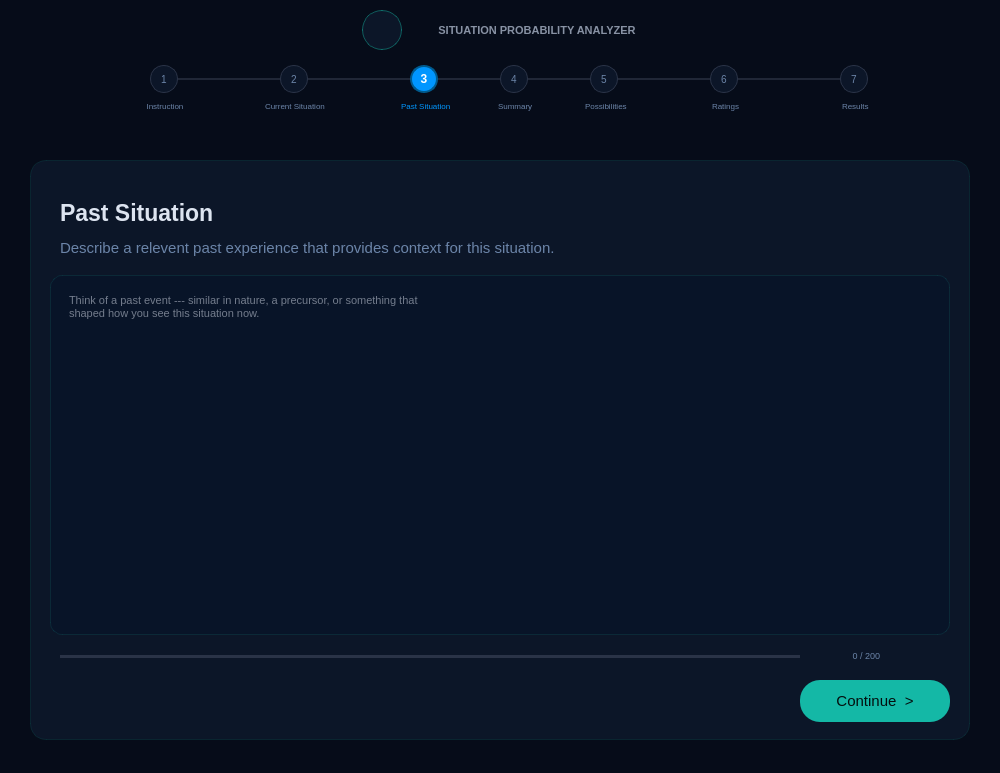
<?xml version="1.0" encoding="UTF-8"?>
<ui version="4.0">
 <class>MainWindow</class>
 <widget class="QMainWindow" name="MainWindow">
  <property name="geometry">
   <rect>
    <x>0</x>
    <y>0</y>
    <width>1000</width>
    <height>773</height>
   </rect>
  </property>
  <property name="windowTitle">
   <string>MainWindow</string>
  </property>
  <property name="styleSheet">
   <string notr="true">background-color: rgb(6, 12, 25);</string>
  </property>
  <widget class="QWidget" name="centralwidget">
   <widget class="QLabel" name="title">
    <property name="geometry">
     <rect>
      <x>412</x>
      <y>18</y>
      <width>250</width>
      <height>25</height>
     </rect>
    </property>
    <property name="styleSheet">
     <string notr="true">color: #8892a4; 
font-size: 11px;
 font-weight: bold; 
background: transparent;</string>
    </property>
    <property name="text">
     <string>SITUATION PROBABILITY ANALYZER</string>
    </property>
    <property name="alignment">
     <set>Qt::AlignCenter</set>
    </property>
   </widget>
   <widget class="QLabel" name="icon">
    <property name="geometry">
     <rect>
      <x>362</x>
      <y>10</y>
      <width>40</width>
      <height>40</height>
     </rect>
    </property>
    <property name="styleSheet">
     <string notr="true">background-color: #0c1628; 
border-radius: 20px; 
border: 1px solid rgba(20,184,166,0.45); 
font-size: 18px;
    </string>
    </property>
    <property name="text">
     <string/>
    </property>
    <property name="pixmap">
     <pixmap>brain-removebg-preview.png</pixmap>
    </property>
    <property name="scaledContents">
     <bool>true</bool>
    </property>
    <property name="alignment">
     <set>Qt::AlignCenter</set>
    </property>
    <property name="wordWrap">
     <bool>false</bool>
    </property>
   </widget>
   <widget class="QLabel" name="step1">
    <property name="geometry">
     <rect>
      <x>150</x>
      <y>65</y>
      <width>28</width>
      <height>28</height>
     </rect>
    </property>
    <property name="styleSheet">
     <string notr="true">background-color: #0c1628; 
color: #6b84a8; 
border-radius: 14px; 
border: 1px solid #2a3347; 
font-size: 10px;
</string>
    </property>
    <property name="text">
     <string>1</string>
    </property>
    <property name="alignment">
     <set>Qt::AlignCenter</set>
    </property>
   </widget>
   <widget class="QLabel" name="step2">
    <property name="geometry">
     <rect>
      <x>280</x>
      <y>65</y>
      <width>28</width>
      <height>28</height>
     </rect>
    </property>
    <property name="styleSheet">
     <string notr="true">background-color: #0c1628; 
color: #6b84a8; 
border-radius: 14px; 
border: 1px solid #2a3347; 
font-size: 10px;
</string>
    </property>
    <property name="text">
     <string>2</string>
    </property>
    <property name="alignment">
     <set>Qt::AlignCenter</set>
    </property>
   </widget>
   <widget class="QLabel" name="step3">
    <property name="geometry">
     <rect>
      <x>410</x>
      <y>65</y>
      <width>28</width>
      <height>28</height>
     </rect>
    </property>
    <property name="styleSheet">
     <string notr="true">background-color: #0096FF; 
color: white;              
border-radius: 14px;     
border: 1.5px solid #005A8D;
font-weight: bold;
font: 75 11pt &quot;MS Shell Dlg 2&quot;;
</string>
    </property>
    <property name="text">
     <string>3</string>
    </property>
    <property name="alignment">
     <set>Qt::AlignCenter</set>
    </property>
   </widget>
   <widget class="QLabel" name="step4">
    <property name="geometry">
     <rect>
      <x>500</x>
      <y>65</y>
      <width>28</width>
      <height>28</height>
     </rect>
    </property>
    <property name="styleSheet">
     <string notr="true">background-color: #0c1628; 
color: #6b84a8; 
border-radius: 14px; 
border: 1px solid #2a3347; 
font-size: 10px;</string>
    </property>
    <property name="text">
     <string>4</string>
    </property>
    <property name="alignment">
     <set>Qt::AlignCenter</set>
    </property>
   </widget>
   <widget class="QLabel" name="step5">
    <property name="geometry">
     <rect>
      <x>590</x>
      <y>65</y>
      <width>28</width>
      <height>28</height>
     </rect>
    </property>
    <property name="styleSheet">
     <string notr="true">background-color: #0c1628; 
color: #6b84a8; 
border-radius: 14px; 
border: 1px solid #2a3347; 
font-size: 10px;</string>
    </property>
    <property name="text">
     <string>5</string>
    </property>
    <property name="alignment">
     <set>Qt::AlignCenter</set>
    </property>
   </widget>
   <widget class="QLabel" name="step6">
    <property name="geometry">
     <rect>
      <x>710</x>
      <y>65</y>
      <width>28</width>
      <height>28</height>
     </rect>
    </property>
    <property name="styleSheet">
     <string notr="true">background-color: #0c1628; 
color: #6b84a8; 
border-radius: 14px; 
border: 1px solid #2a3347; 
font-size: 10px;</string>
    </property>
    <property name="text">
     <string>6</string>
    </property>
    <property name="alignment">
     <set>Qt::AlignCenter</set>
    </property>
   </widget>
   <widget class="QLabel" name="step7">
    <property name="geometry">
     <rect>
      <x>840</x>
      <y>65</y>
      <width>28</width>
      <height>28</height>
     </rect>
    </property>
    <property name="styleSheet">
     <string notr="true">background-color: #0c1628; 
color: #6b84a8; 
border-radius: 14px; 
border: 1px solid #2a3347; 
font-size: 10px;</string>
    </property>
    <property name="text">
     <string>7</string>
    </property>
    <property name="alignment">
     <set>Qt::AlignCenter</set>
    </property>
   </widget>
   <widget class="QFrame" name="frame">
    <property name="geometry">
     <rect>
      <x>178</x>
      <y>78</y>
      <width>102</width>
      <height>2</height>
     </rect>
    </property>
    <property name="styleSheet">
     <string notr="true">background-color: #2a3347;</string>
    </property>
    <property name="frameShape">
     <enum>QFrame::StyledPanel</enum>
    </property>
    <property name="frameShadow">
     <enum>QFrame::Raised</enum>
    </property>
   </widget>
   <widget class="QFrame" name="frame_2">
    <property name="geometry">
     <rect>
      <x>308</x>
      <y>78</y>
      <width>102</width>
      <height>2</height>
     </rect>
    </property>
    <property name="styleSheet">
     <string notr="true">background-color: #2a3347;</string>
    </property>
    <property name="frameShape">
     <enum>QFrame::StyledPanel</enum>
    </property>
    <property name="frameShadow">
     <enum>QFrame::Raised</enum>
    </property>
   </widget>
   <widget class="QFrame" name="frame_3">
    <property name="geometry">
     <rect>
      <x>438</x>
      <y>78</y>
      <width>62</width>
      <height>2</height>
     </rect>
    </property>
    <property name="styleSheet">
     <string notr="true">background-color: #2a3347;</string>
    </property>
    <property name="frameShape">
     <enum>QFrame::StyledPanel</enum>
    </property>
    <property name="frameShadow">
     <enum>QFrame::Raised</enum>
    </property>
   </widget>
   <widget class="QFrame" name="frame_4">
    <property name="geometry">
     <rect>
      <x>528</x>
      <y>78</y>
      <width>62</width>
      <height>2</height>
     </rect>
    </property>
    <property name="styleSheet">
     <string notr="true">background-color: #2a3347;</string>
    </property>
    <property name="frameShape">
     <enum>QFrame::StyledPanel</enum>
    </property>
    <property name="frameShadow">
     <enum>QFrame::Raised</enum>
    </property>
   </widget>
   <widget class="QFrame" name="frame_5">
    <property name="geometry">
     <rect>
      <x>618</x>
      <y>78</y>
      <width>92</width>
      <height>2</height>
     </rect>
    </property>
    <property name="styleSheet">
     <string notr="true">background-color: #2a3347;</string>
    </property>
    <property name="frameShape">
     <enum>QFrame::StyledPanel</enum>
    </property>
    <property name="frameShadow">
     <enum>QFrame::Raised</enum>
    </property>
   </widget>
   <widget class="QFrame" name="frame_6">
    <property name="geometry">
     <rect>
      <x>738</x>
      <y>78</y>
      <width>102</width>
      <height>2</height>
     </rect>
    </property>
    <property name="styleSheet">
     <string notr="true">background-color: #2a3347;</string>
    </property>
    <property name="frameShape">
     <enum>QFrame::StyledPanel</enum>
    </property>
    <property name="frameShadow">
     <enum>QFrame::Raised</enum>
    </property>
   </widget>
   <widget class="QLabel" name="label">
    <property name="geometry">
     <rect>
      <x>125</x>
      <y>96</y>
      <width>80</width>
      <height>20</height>
     </rect>
    </property>
    <property name="styleSheet">
     <string notr="true">color: #6b84a8; 
font-size: 8px; 
background: transparent;</string>
    </property>
    <property name="text">
     <string>Instruction</string>
    </property>
    <property name="alignment">
     <set>Qt::AlignCenter</set>
    </property>
   </widget>
   <widget class="QLabel" name="label_2">
    <property name="geometry">
     <rect>
      <x>265</x>
      <y>96</y>
      <width>80</width>
      <height>20</height>
     </rect>
    </property>
    <property name="styleSheet">
     <string notr="true">color: #6b84a8; 
font-size: 8px; 
background: transparent;</string>
    </property>
    <property name="text">
     <string>Current Situation</string>
    </property>
   </widget>
   <widget class="QLabel" name="label_3">
    <property name="geometry">
     <rect>
      <x>401</x>
      <y>96</y>
      <width>80</width>
      <height>20</height>
     </rect>
    </property>
    <property name="styleSheet">
     <string notr="true">color: #0096FF; font-size: 8px; background: transparent;</string>
    </property>
    <property name="text">
     <string>Past Situation</string>
    </property>
   </widget>
   <widget class="QLabel" name="label_4">
    <property name="geometry">
     <rect>
      <x>498</x>
      <y>96</y>
      <width>80</width>
      <height>20</height>
     </rect>
    </property>
    <property name="styleSheet">
     <string notr="true">color: #6b84a8; font-size: 8px; background: transparent;</string>
    </property>
    <property name="text">
     <string>Summary</string>
    </property>
   </widget>
   <widget class="QLabel" name="label_5">
    <property name="geometry">
     <rect>
      <x>585</x>
      <y>96</y>
      <width>80</width>
      <height>20</height>
     </rect>
    </property>
    <property name="styleSheet">
     <string notr="true">color: #6b84a8; font-size: 8px; background: transparent;</string>
    </property>
    <property name="text">
     <string>Possibilities</string>
    </property>
   </widget>
   <widget class="QLabel" name="label_6">
    <property name="geometry">
     <rect>
      <x>712</x>
      <y>96</y>
      <width>80</width>
      <height>20</height>
     </rect>
    </property>
    <property name="styleSheet">
     <string notr="true">color: #6b84a8; font-size: 8px; background: transparent;</string>
    </property>
    <property name="text">
     <string>Ratings</string>
    </property>
   </widget>
   <widget class="QLabel" name="label_7">
    <property name="geometry">
     <rect>
      <x>842</x>
      <y>96</y>
      <width>80</width>
      <height>20</height>
     </rect>
    </property>
    <property name="styleSheet">
     <string notr="true">color: #6b84a8; font-size: 8px; background: transparent;</string>
    </property>
    <property name="text">
     <string>Results</string>
    </property>
   </widget>
   <widget class="QPushButton" name="pushButton">
    <property name="geometry">
     <rect>
      <x>720</x>
      <y>600</y>
      <width>160</width>
      <height>42</height>
     </rect>
    </property>
    <property name="styleSheet">
     <string notr="true">background-color: #14b8a6; 
color: #030f0e; 
border-radius: 20px; 
font-size: 12px; 
</string>
    </property>
    <property name="text">
     <string>I Understand  &gt;</string>
    </property>
   </widget>
   <widget class="QFrame" name="frame_7">
    <property name="geometry">
     <rect>
      <x>30</x>
      <y>160</y>
      <width>940</width>
      <height>580</height>
     </rect>
    </property>
    <property name="styleSheet">
     <string notr="true">background-color: #0c1628; 
border-radius: 16px; 
border: 1px solid rgba(20,184,166,0.12);</string>
    </property>
    <property name="frameShape">
     <enum>QFrame::StyledPanel</enum>
    </property>
    <property name="frameShadow">
     <enum>QFrame::Raised</enum>
    </property>
   </widget>
   <widget class="QLabel" name="label_8">
    <property name="geometry">
     <rect>
      <x>60</x>
      <y>190</y>
      <width>400</width>
      <height>45</height>
     </rect>
    </property>
    <property name="styleSheet">
     <string notr="true">color: #dde4f0; 
font-size: 23px; 
font-weight: bold; 
background: transparent;</string>
    </property>
    <property name="text">
     <string>Past Situation</string>
    </property>
   </widget>
   <widget class="QLabel" name="label_9">
    <property name="geometry">
     <rect>
      <x>60</x>
      <y>235</y>
      <width>600</width>
      <height>25</height>
     </rect>
    </property>
    <property name="styleSheet">
     <string notr="true">color: #6b84a8; 
font-size: 15px; 
background: transparent;</string>
    </property>
    <property name="text">
     <string>Describe a relevent past experience that provides context for this situation.</string>
    </property>
   </widget>
   <widget class="QTextEdit" name="pastText">
    <property name="geometry">
     <rect>
      <x>50</x>
      <y>275</y>
      <width>900</width>
      <height>360</height>
     </rect>
    </property>
    <property name="styleSheet">
     <string notr="true">background-color: #081428; 
color: #dde4f0; 
border-radius: 12px; 
border: 1px solid rgba(20,184,166,0.12); 
padding: 14px; 
font-size: 11px;</string>
    </property>
    <property name="placeholderText">
     <string>Think of a past event --- similar in nature, a precursor, or something that                                                                                                                                                                shaped how you see this situation now.</string>
    </property>
   </widget>
   <widget class="QLabel" name="wordCount">
    <property name="geometry">
     <rect>
      <x>800</x>
      <y>645</y>
      <width>80</width>
      <height>20</height>
     </rect>
    </property>
    <property name="styleSheet">
     <string notr="true">color: #6b84a8; 
font-size: 9px; 
background: transparent;</string>
    </property>
    <property name="text">
     <string>0 / 200</string>
    </property>
    <property name="alignment">
     <set>Qt::AlignRight|Qt::AlignTrailing|Qt::AlignVCenter</set>
    </property>
   </widget>
   <widget class="QProgressBar" name="pastProgressBar">
    <property name="geometry">
     <rect>
      <x>60</x>
      <y>655</y>
      <width>740</width>
      <height>3</height>
     </rect>
    </property>
    <property name="styleSheet">
     <string notr="true">QProgressBar { background-color: #2a3347; border-radius: 2px; } QProgressBar::chunk { background-color: #14b8a6; border-radius: 2px; }</string>
    </property>
    <property name="maximum">
     <number>200</number>
    </property>
    <property name="value">
     <number>0</number>
    </property>
    <property name="alignment">
     <set>Qt::AlignLeading|Qt::AlignLeft|Qt::AlignVCenter</set>
    </property>
    <property name="textVisible">
     <bool>false</bool>
    </property>
   </widget>
   <widget class="QPushButton" name="continueBtn">
    <property name="geometry">
     <rect>
      <x>800</x>
      <y>680</y>
      <width>150</width>
      <height>42</height>
     </rect>
    </property>
    <property name="styleSheet">
     <string notr="true">background-color: #14b8a6; 
color: #030f0e; 
border-radius: 20px; 
font-size: 15px; 
</string>
    </property>
    <property name="text">
     <string>Continue  &gt;</string>
    </property>
   </widget>
  </widget>
  <widget class="QMenuBar" name="menubar">
   <property name="geometry">
    <rect>
     <x>0</x>
     <y>0</y>
     <width>1000</width>
     <height>18</height>
    </rect>
   </property>
  </widget>
  <widget class="QStatusBar" name="statusbar"/>
 </widget>
 <resources/>
 <connections/>
</ui>
